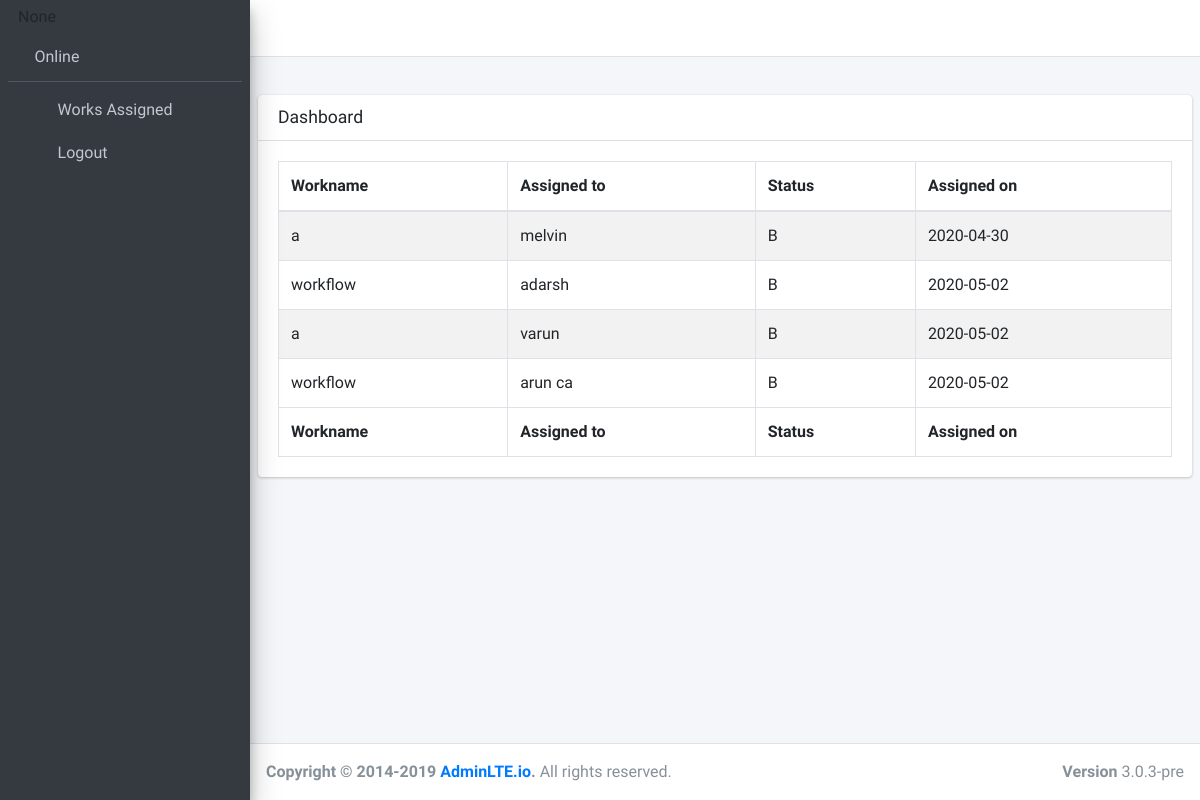
The app's page /workflow/template, older data.
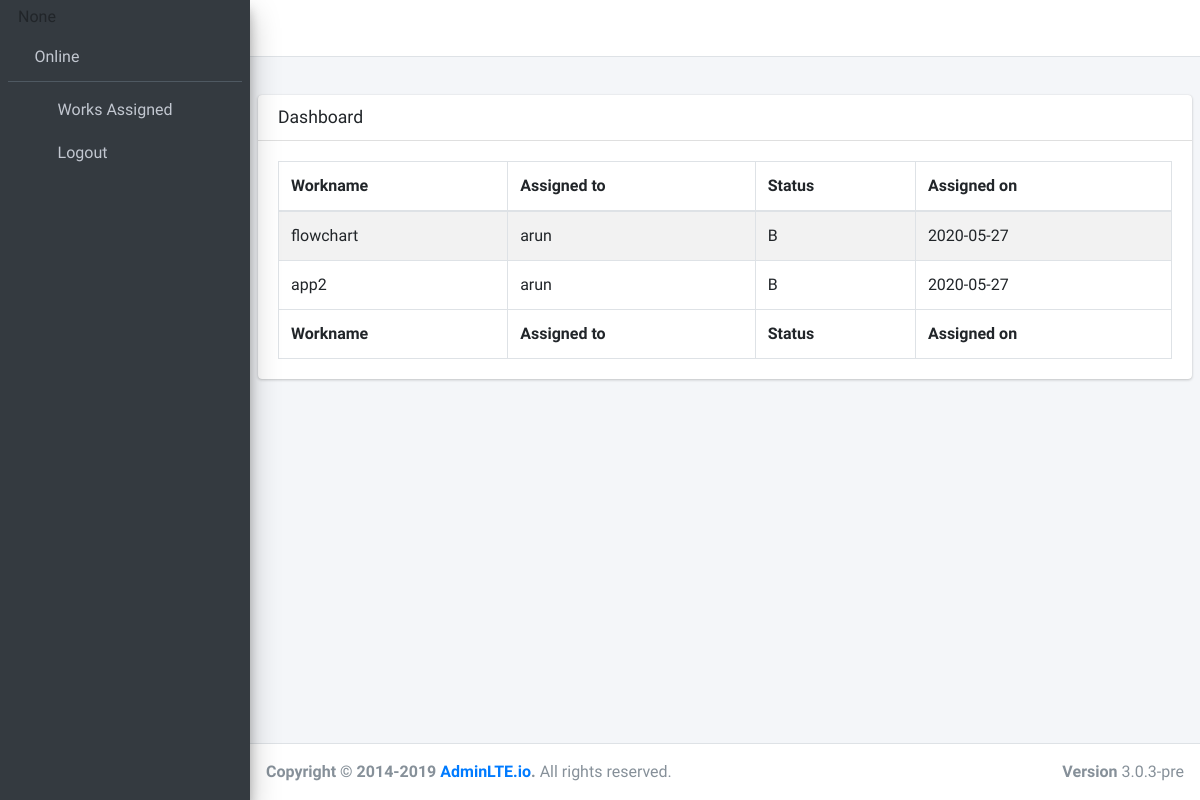
The same page, newer data.
### Detection/models.py (models this page shows)
class Work(models.Model):
    workname=models.CharField(max_length=25)
    workprogres=models.CharField(max_length=25)
    def __str__(self):
        return self.workname

class User(models.Model):
    name=models.CharField(max_length=50)
    email=models.CharField(max_length=250)
    username=models.CharField(max_length=250)
    password=models.CharField(max_length=250)
    desg=models.CharField(max_length=250)
    def __str__(self):
        return self.name

### Detection/views.py (the view)
# urls.py: path('template',views.temp,name="temp"),
def temp(request):
    wa=WorkAssign.objects.all().select_related().all()
    joined = []
    for x in wa:
        joined.append({
            'workname': x.workname,
            'workprogress': x.workname.workprogres,
            'id': int(x.id),
            'workid':x.workname.id,
            'developer':x.username,
            'date':str(x.workDate).split()[0],
        })
    my_dict={
        'data':joined,
        'username':request.POST.get('username')
    }
    print ("dict['Name']: ", my_dict['username'])
    return render(request,'template.html',context=my_dict)

### templates/template.html
{% extends "master.html" %}
{% block maincontent %}
<section class="content">
  <div class="row">
    <div class="col-12">
      <div class="card">
        <div class="card-header">
          <h3 class="card-title">Dashboard</h3>
        </div>
        <div class="card-body">
          <table id="example1" class="table table-bordered table-striped">
            <thead>
            <tr>
              <th>Workname</th>
                <th>Assigned to</th>
                <th>Status</th>
                <th>Assigned on</th>
            </tr>
            </thead>
            <tbody>
              {% for al in data %}
              <tr>
                 <td>{{al.workname}}</td>
                 <td>{{al.developer}}</td>
                 <td>{{al.workprogress}}</td>
                 <td>{{al.date}}</td>
              </tr>
              {% endfor %}
            </tbody>
            <tfoot>
            <tr>
                <th>Workname</th>
                <th>Assigned to</th>
                <th>Status</th>
                <th>Assigned on</th>
            </tr>
            </tfoot>
          </table>
        </div>
      </div>
    </div>
  </div>
</section>
{% endblock %}
{% block sidebarusername %}
{{username}}
{% endblock %}

Row changes from the older to the newer data that the page shows:
no longer on one of the page's lists (row edited): Work: workname "a", developer "varun", workprogress "B"
no longer on one of the page's lists (row edited): Work: workname "workflow", developer "arun ca", workprogress "B"
changed Work: workname "a" → "flowchart"; developer "melvin" → "arun"; date "2020-04-30" → "2020-05-27"
changed Work: workname "workflow" → "app2"; developer "adarsh" → "arun"; date "2020-05-02" → "2020-05-27"
